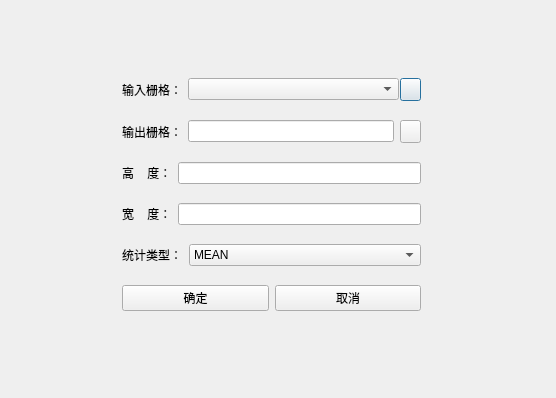
<?xml version="1.0" encoding="UTF-8"?>
<ui version="4.0">
 <class>NeighborhoodStatisticsClass</class>
 <widget class="QDialog" name="NeighborhoodStatisticsClass">
  <property name="geometry">
   <rect>
    <x>0</x>
    <y>0</y>
    <width>556</width>
    <height>398</height>
   </rect>
  </property>
  <property name="windowTitle">
   <string>NeighborhoodStatistics</string>
  </property>
  <widget class="QWidget" name="">
   <property name="geometry">
    <rect>
     <x>111</x>
     <y>54</y>
     <width>321</width>
     <height>281</height>
    </rect>
   </property>
   <layout class="QVBoxLayout" name="verticalLayout">
    <item>
     <layout class="QHBoxLayout" name="horizontalLayout_6">
      <item>
       <widget class="QLabel" name="openRasterLabel">
        <property name="text">
         <string>输入栅格：</string>
        </property>
       </widget>
      </item>
      <item>
       <widget class="QComboBox" name="inputCombo">
        <property name="minimumSize">
         <size>
          <width>211</width>
          <height>21</height>
         </size>
        </property>
       </widget>
      </item>
      <item>
       <widget class="QPushButton" name="openPushButton">
        <property name="minimumSize">
         <size>
          <width>21</width>
          <height>23</height>
         </size>
        </property>
        <property name="maximumSize">
         <size>
          <width>21</width>
          <height>23</height>
         </size>
        </property>
        <property name="icon">
         <iconset resource="TigerGIS.qrc">
          <normaloff>:/TigerGIS/res/folderOpen.png</normaloff>:/TigerGIS/res/folderOpen.png</iconset>
        </property>
       </widget>
      </item>
     </layout>
    </item>
    <item>
     <layout class="QHBoxLayout" name="horizontalLayout_5">
      <item>
       <widget class="QLabel" name="outputRasterLabel">
        <property name="text">
         <string>输出栅格：</string>
        </property>
       </widget>
      </item>
      <item>
       <widget class="QLineEdit" name="outputLineEdit"/>
      </item>
      <item>
       <widget class="QPushButton" name="outputPushButton">
        <property name="minimumSize">
         <size>
          <width>21</width>
          <height>23</height>
         </size>
        </property>
        <property name="maximumSize">
         <size>
          <width>21</width>
          <height>23</height>
         </size>
        </property>
        <property name="icon">
         <iconset resource="TigerGIS.qrc">
          <normaloff>:/TigerGIS/res/folderOpen.png</normaloff>:/TigerGIS/res/folderOpen.png</iconset>
        </property>
       </widget>
      </item>
     </layout>
    </item>
    <item>
     <layout class="QHBoxLayout" name="horizontalLayout_4">
      <item>
       <widget class="QLabel" name="heightLabel">
        <property name="text">
         <string>高    度：</string>
        </property>
       </widget>
      </item>
      <item>
       <widget class="QLineEdit" name="heightLineEdit"/>
      </item>
     </layout>
    </item>
    <item>
     <layout class="QHBoxLayout" name="horizontalLayout_3">
      <item>
       <widget class="QLabel" name="widthLabel">
        <property name="text">
         <string>宽    度：</string>
        </property>
       </widget>
      </item>
      <item>
       <widget class="QLineEdit" name="widthLineEdit"/>
      </item>
     </layout>
    </item>
    <item>
     <layout class="QHBoxLayout" name="horizontalLayout_2">
      <item>
       <widget class="QLabel" name="typeLabel">
        <property name="maximumSize">
         <size>
          <width>61</width>
          <height>20</height>
         </size>
        </property>
        <property name="text">
         <string>统计类型：</string>
        </property>
       </widget>
      </item>
      <item>
       <widget class="QComboBox" name="comboBox">
        <item>
         <property name="text">
          <string>MEAN</string>
         </property>
        </item>
        <item>
         <property name="text">
          <string>MAXIMUM</string>
         </property>
        </item>
        <item>
         <property name="text">
          <string>MINIMUM</string>
         </property>
        </item>
       </widget>
      </item>
     </layout>
    </item>
    <item>
     <layout class="QHBoxLayout" name="horizontalLayout">
      <item>
       <widget class="QPushButton" name="surePushButton">
        <property name="text">
         <string>确定</string>
        </property>
       </widget>
      </item>
      <item>
       <widget class="QPushButton" name="cancelPushButton">
        <property name="text">
         <string>取消</string>
        </property>
       </widget>
      </item>
     </layout>
    </item>
   </layout>
  </widget>
 </widget>
 <layoutdefault spacing="6" margin="11"/>
 <resources>
  <include location="TigerGIS.qrc"/>
 </resources>
 <connections/>
</ui>
